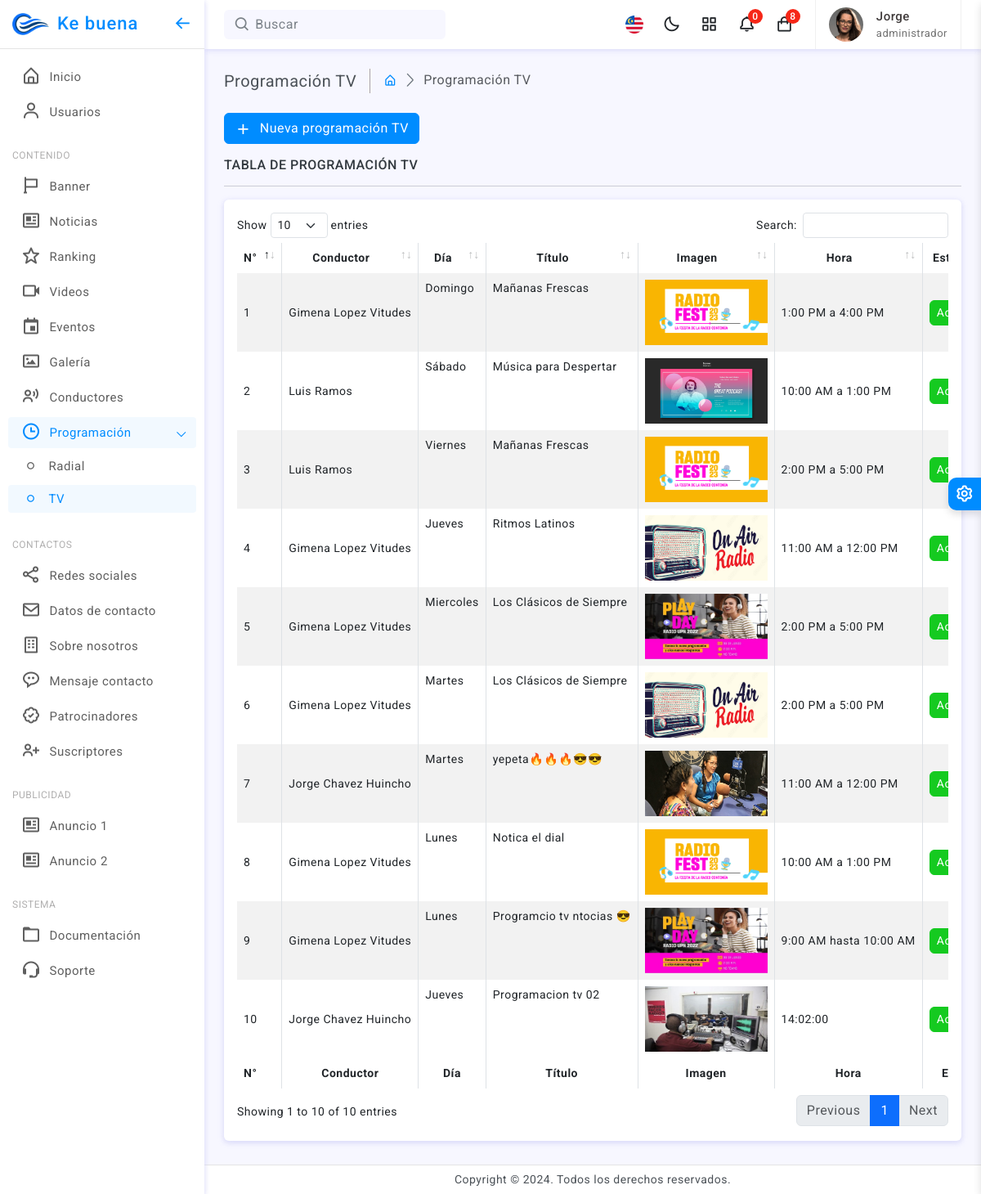
/programacionTV (signed in), run on the app's committed database.
### tables this page shows
create table programaciones_tv(
	id_tv int not null primary key auto_increment,
    id_conductor int not null,
    dia varchar(50) not null,
    titulo varchar(255) not null,
    imagen varchar(255) not null,
    hora varchar(100) not null,
    estado int default 1,
    foreign key(id_conductor) references conductores(id_conductor)
)CHARACTER SET utf8mb4;

create table conductores(
	id_conductor int not null primary key auto_increment,
    tipo varchar(100) not null,
    nombre varchar(255) not null,
    apellidos varchar(255) not null,
    correo varchar(255) not null,
    telefono varchar(20) not null,
    experiencia varchar(255) not null,
    habilidad text,
    estado int default 1,
    fecha datetime default current_timestamp
)CHARACTER SET utf8mb4;

### controladores/Plantilla.controlador.php (called while the page is built)
<?php
class ControladorPlantilla{
    static public function ctrPlantilla(){
        include "vistas/plantilla.php";
    }
}

### index.php (called while the page is built, shortened)
<?php
require_once "controladores/Plantilla.controlador.php";
require_once "controladores/Usuario.controlador.php";
require_once "controladores/ProgramacionRadial.controlador.php";
require_once "controladores/ProgramacionTV.controlador.php";
require_once "modelos/ProgramacionTV.modelo.php";
$plantilla = new ControladorPlantilla();
$plantilla->ctrPlantilla();

### modelos/ProgramacionTV.modelo.php (called while the page is built, shortened)
<?php
class ModeloProgramacionTV
{
    static public function mdlMostrarProgramacionTV($tablaR, $tablaC, $item, $valor)
    {
        $conexion = Conexion::conectar();
        if ($item != null) {
            $stmt = $conexion->prepare("SELECT * FROM $tablaC INNER JOIN $tablaR ON $tablaC.id_conductor = $tablaR.id_conductor WHERE $item = :$item");
            $stmt->bindParam(":" . $item, $valor, PDO::PARAM_STR);
            $stmt->execute();
            return $stmt->fetch();
        } else {
            $stmt = $conexion->prepare("SELECT * FROM $tablaC INNER JOIN $tablaR ON $tablaC.id_conductor = $tablaR.id_conductor ORDER BY id_tv DESC");
            $stmt->execute();
            return $stmt->fetchAll();
        }
    }
}
?>

### controladores/ProgramacionTV.controlador.php (called while the page is built, shortened)
<?php
class ControladorProgramacionTV
{
    static public function ctrMostrarProgramacionTV($item, $valor)
    {
        $tablaTV = "programaciones_tv";
        $tablaC = "conductores";
        $respuesta = ModeloProgramacionTV::mdlMostrarProgramacionTV($tablaTV, $tablaC, $item, $valor);
        return $respuesta;
    }
}

### vistas/modulos/admin/programacionTV.php (the view, shortened to what this page needs)
<div class="page-wrapper">
    <div class="page-content">
        <div class="page-breadcrumb d-none d-sm-flex align-items-center mb-4">
            <div class="breadcrumb-title pe-3">Programación TV</div>
            <div class="ps-3">
                <nav aria-label="breadcrumb">
                    <ol class="breadcrumb mb-0 p-0">
                        <li class="breadcrumb-item"><a href="inicio"><i class="bx bx-home-alt"></i></a>
                        </li>
                        <li class="breadcrumb-item active" aria-current="page">Programación TV</li>
                    </ol>
                </nav>
            </div>
        </div>
        <div>
            <button type="button" class="btn btn-primary mb-2" data-bs-toggle="modal" data-bs-target="#modalNuevoProgramacionTV"><i class="bx bx-plus"></i> Nueva programación TV</button>
            <h6 class="mb-3 text-uppercase mt-2">Tabla de programación TV</h6>
        </div>
        <hr />
        <div class="card">
            <div class="card-body">
                <div class="table-responsive">
                    <table id="example" class="table table-striped table-bordered tabla_programacion_tv" style="width:100%">
                        <thead>
                            <tr>
                                <th>N°</th>
                                <th class="text-center">Conductor</th>
                                <th class="text-center">Día</th>
                                <th class="text-center">Título</th>
                                <th class="text-center">Imagen</th>
                                <th class="text-center">Hora</th>
                                <th class="text-center">Estado</th>
                            </tr>
                        </thead>
                        <tbody>
                            <?php
                            $item = null;
                            $valor = null;
                            $programacionesTV = ControladorProgramacionTV::ctrMostrarProgramacionTV($item, $valor);
                            foreach ($programacionesTV as $key => $value) {
                            ?>
                                <tr>
                                    <td class="align-middle"><?php echo $key + 1 ?></td>
                                    <td class="align-middle">
                                        <span><?php echo $value["nombre"] ?></span>
                                        <span><?php echo $value["apellidos"] ?></span>
                                    </td>
                                    <td class="aling-middle"><?php echo $value["dia"]?></td>
                                    <td class="aling-middle"><?php echo $value["titulo"]?></td>
                                    <td class="text-center align-middle">
                                        <?php
                                        if ($value["imagen"] != null) {
                                            echo '<img src="' . $value["imagen"] . '" alt="" width="150" height="80">';
                                        } else {
                                            echo '<img src="vistas/img/banner/defualt.png" alt="">';
                                        }
                                        ?>
                                    </td>
                                    <td class="align-middle"><?php echo $value["hora"] ?></td>
                                    <?php
                                    if ($value["estado"] == 1) {
                                        echo '<td class="text-center align-middle"><button class="btn btn-success btn-sm rounded btnActivar" idTV="' . $value["id_tv"] . '" estadoTV="0">Activado</button></td>';
                                    } else {
                                        echo '<td class="text-center align-middle"><button class="btn btn-danger btn-sm rounded btnActivar" idTV="' . $value["id_tv"] . '" estadoTV="1">Desactivado</button></td>';
                                    }
                                    ?>
                                </tr>
                            <?php
                            }
                            ?>
                        </tbody>
                        <tfoot>
                            <tr>
                                <th>N°</th>
                                <th class="text-center">Conductor</th>
                                <th class="text-center">Día</th>
                                <th class="text-center">Título</th>
                                <th class="text-center">Imagen</th>
                                <th class="text-center">Hora</th>
                                <th class="text-center">Estado</th>
                            </tr>
                        </tfoot>
                    </table>
                </div>
            </div>
        </div>
    </div>
</div>

### data on the page
programaciones_tv: id_conductor.nombre "Gimena", id_conductor.apellidos "Lopez Vitudes", dia "Domingo", titulo "Mañanas Frescas", imagen (picture), hora "1:00 PM a 4:00 PM"
programaciones_tv: id_conductor.nombre "Luis", id_conductor.apellidos "Ramos", dia "Sábado", titulo "Música para Despertar", imagen (picture), hora "10:00 AM a 1:00 PM"
programaciones_tv: id_conductor.nombre "Luis", id_conductor.apellidos "Ramos", dia "Viernes", titulo "Mañanas Frescas", imagen (picture), hora "2:00 PM a 5:00 PM"
programaciones_tv: id_conductor.nombre "Gimena", id_conductor.apellidos "Lopez Vitudes", dia "Jueves", titulo "Ritmos Latinos", imagen (picture), hora "11:00 AM a 12:00 PM"
programaciones_tv: id_conductor.nombre "Gimena", id_conductor.apellidos "Lopez Vitudes", dia "Miercoles", titulo "Los Clásicos de Siempre", imagen (picture), hora "2:00 PM a 5:00 PM"
programaciones_tv: id_conductor.nombre "Gimena", id_conductor.apellidos "Lopez Vitudes", dia "Martes", titulo "Los Clásicos de Siempre", imagen (picture), hora "2:00 PM a 5:00 PM"
programaciones_tv: id_conductor.nombre "Jorge", id_conductor.apellidos "Chavez Huincho", dia "Martes", titulo "yepeta🔥🔥🔥😎😎", imagen (picture), hora "11:00 AM a 12:00 PM"
programaciones_tv: id_conductor.nombre "Gimena", id_conductor.apellidos "Lopez Vitudes", dia "Lunes", titulo "Notica el dial", imagen (picture), hora "10:00 AM a 1:00 PM"
programaciones_tv: id_conductor.nombre "Gimena", id_conductor.apellidos "Lopez Vitudes", dia "Lunes", titulo "Programcio tv ntocias 😎", imagen (picture), hora "9:00 AM hasta 10:00 AM"
programaciones_tv: id_conductor.nombre "Jorge", id_conductor.apellidos "Chavez Huincho", dia "Jueves", titulo "Programacion tv 02", imagen (picture), hora "14:02:00"

### other printed values
$showState "0"
$_SESSION["nombre"] "Jorge"
$_SESSION["perfil"] "administrador"
